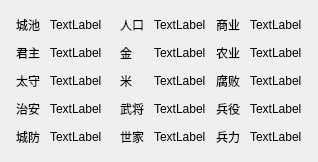
<?xml version="1.0" encoding="UTF-8"?>
<ui version="4.0">
 <class>CityInfo</class>
 <widget class="QWidget" name="CityInfo">
  <property name="geometry">
   <rect>
    <x>0</x>
    <y>0</y>
    <width>318</width>
    <height>138</height>
   </rect>
  </property>
  <property name="autoFillBackground">
   <bool>true</bool>
  </property>
  <layout class="QHBoxLayout" name="horizontalLayout">
   <item>
    <widget class="QWidget" name="brief" native="true">
     <property name="sizePolicy">
      <sizepolicy hsizetype="Preferred" vsizetype="Preferred">
       <horstretch>0</horstretch>
       <verstretch>0</verstretch>
      </sizepolicy>
     </property>
     <layout class="QFormLayout" name="formLayout">
      <property name="fieldGrowthPolicy">
       <enum>QFormLayout::AllNonFixedFieldsGrow</enum>
      </property>
      <property name="horizontalSpacing">
       <number>10</number>
      </property>
      <property name="verticalSpacing">
       <number>10</number>
      </property>
      <property name="leftMargin">
       <number>5</number>
      </property>
      <property name="topMargin">
       <number>5</number>
      </property>
      <property name="rightMargin">
       <number>5</number>
      </property>
      <property name="bottomMargin">
       <number>5</number>
      </property>
      <item row="0" column="0">
       <widget class="QLabel" name="label">
        <property name="text">
         <string>城池</string>
        </property>
       </widget>
      </item>
      <item row="0" column="1">
       <widget class="QLabel" name="city_name">
        <property name="text">
         <string>TextLabel</string>
        </property>
       </widget>
      </item>
      <item row="1" column="0">
       <widget class="QLabel" name="label_3">
        <property name="text">
         <string>君主</string>
        </property>
       </widget>
      </item>
      <item row="1" column="1">
       <widget class="QLabel" name="leader_name">
        <property name="text">
         <string>TextLabel</string>
        </property>
       </widget>
      </item>
      <item row="2" column="0">
       <widget class="QLabel" name="label_5">
        <property name="text">
         <string>太守</string>
        </property>
       </widget>
      </item>
      <item row="2" column="1">
       <widget class="QLabel" name="mayor_name">
        <property name="text">
         <string>TextLabel</string>
        </property>
       </widget>
      </item>
      <item row="3" column="0">
       <widget class="QLabel" name="label_9">
        <property name="text">
         <string>治安</string>
        </property>
       </widget>
      </item>
      <item row="3" column="1">
       <widget class="QLabel" name="security">
        <property name="text">
         <string>TextLabel</string>
        </property>
       </widget>
      </item>
      <item row="4" column="0">
       <widget class="QLabel" name="label_11">
        <property name="text">
         <string>城防</string>
        </property>
       </widget>
      </item>
      <item row="4" column="1">
       <widget class="QLabel" name="steady">
        <property name="text">
         <string>TextLabel</string>
        </property>
       </widget>
      </item>
     </layout>
    </widget>
   </item>
   <item>
    <widget class="QWidget" name="detail" native="true">
     <property name="sizePolicy">
      <sizepolicy hsizetype="Preferred" vsizetype="Preferred">
       <horstretch>0</horstretch>
       <verstretch>0</verstretch>
      </sizepolicy>
     </property>
     <layout class="QHBoxLayout" name="horizontalLayout_2">
      <property name="spacing">
       <number>0</number>
      </property>
      <property name="leftMargin">
       <number>0</number>
      </property>
      <property name="topMargin">
       <number>0</number>
      </property>
      <property name="rightMargin">
       <number>0</number>
      </property>
      <property name="bottomMargin">
       <number>0</number>
      </property>
      <item>
       <widget class="QWidget" name="detail_left" native="true">
        <layout class="QFormLayout" name="formLayout_2">
         <property name="horizontalSpacing">
          <number>10</number>
         </property>
         <property name="verticalSpacing">
          <number>10</number>
         </property>
         <property name="leftMargin">
          <number>5</number>
         </property>
         <property name="topMargin">
          <number>5</number>
         </property>
         <property name="rightMargin">
          <number>5</number>
         </property>
         <property name="bottomMargin">
          <number>5</number>
         </property>
         <item row="0" column="0">
          <widget class="QLabel" name="label_2">
           <property name="text">
            <string>人口</string>
           </property>
          </widget>
         </item>
         <item row="0" column="1">
          <widget class="QLabel" name="population">
           <property name="text">
            <string>TextLabel</string>
           </property>
          </widget>
         </item>
         <item row="1" column="0">
          <widget class="QLabel" name="label_6">
           <property name="text">
            <string>金</string>
           </property>
          </widget>
         </item>
         <item row="1" column="1">
          <widget class="QLabel" name="money">
           <property name="text">
            <string>TextLabel</string>
           </property>
          </widget>
         </item>
         <item row="2" column="0">
          <widget class="QLabel" name="label_10">
           <property name="text">
            <string>米</string>
           </property>
          </widget>
         </item>
         <item row="2" column="1">
          <widget class="QLabel" name="food">
           <property name="text">
            <string>TextLabel</string>
           </property>
          </widget>
         </item>
         <item row="3" column="0">
          <widget class="QLabel" name="label_13">
           <property name="text">
            <string>武将</string>
           </property>
          </widget>
         </item>
         <item row="3" column="1">
          <widget class="QLabel" name="person_count">
           <property name="text">
            <string>TextLabel</string>
           </property>
          </widget>
         </item>
         <item row="4" column="0">
          <widget class="QLabel" name="label_12">
           <property name="text">
            <string>世家</string>
           </property>
          </widget>
         </item>
         <item row="4" column="1">
          <widget class="QLabel" name="noble">
           <property name="text">
            <string>TextLabel</string>
           </property>
          </widget>
         </item>
        </layout>
       </widget>
      </item>
      <item>
       <widget class="QWidget" name="detail_right" native="true">
        <layout class="QFormLayout" name="formLayout_3">
         <property name="horizontalSpacing">
          <number>10</number>
         </property>
         <property name="verticalSpacing">
          <number>10</number>
         </property>
         <property name="leftMargin">
          <number>5</number>
         </property>
         <property name="topMargin">
          <number>5</number>
         </property>
         <property name="rightMargin">
          <number>5</number>
         </property>
         <property name="bottomMargin">
          <number>5</number>
         </property>
         <item row="0" column="0">
          <widget class="QLabel" name="label_15">
           <property name="text">
            <string>商业</string>
           </property>
          </widget>
         </item>
         <item row="0" column="1">
          <widget class="QLabel" name="trade">
           <property name="text">
            <string>TextLabel</string>
           </property>
          </widget>
         </item>
         <item row="1" column="0">
          <widget class="QLabel" name="label_17">
           <property name="text">
            <string>农业</string>
           </property>
          </widget>
         </item>
         <item row="1" column="1">
          <widget class="QLabel" name="farm">
           <property name="text">
            <string>TextLabel</string>
           </property>
          </widget>
         </item>
         <item row="2" column="0">
          <widget class="QLabel" name="label_7">
           <property name="text">
            <string>腐败</string>
           </property>
          </widget>
         </item>
         <item row="2" column="1">
          <widget class="QLabel" name="corrupt">
           <property name="text">
            <string>TextLabel</string>
           </property>
          </widget>
         </item>
         <item row="3" column="0">
          <widget class="QLabel" name="label_8">
           <property name="text">
            <string>兵役</string>
           </property>
          </widget>
         </item>
         <item row="3" column="1">
          <widget class="QLabel" name="escuage">
           <property name="text">
            <string>TextLabel</string>
           </property>
          </widget>
         </item>
         <item row="4" column="0">
          <widget class="QLabel" name="label_4">
           <property name="text">
            <string>兵力</string>
           </property>
          </widget>
         </item>
         <item row="4" column="1">
          <widget class="QLabel" name="troop">
           <property name="text">
            <string>TextLabel</string>
           </property>
          </widget>
         </item>
        </layout>
       </widget>
      </item>
     </layout>
    </widget>
   </item>
  </layout>
 </widget>
 <resources/>
 <connections/>
</ui>
